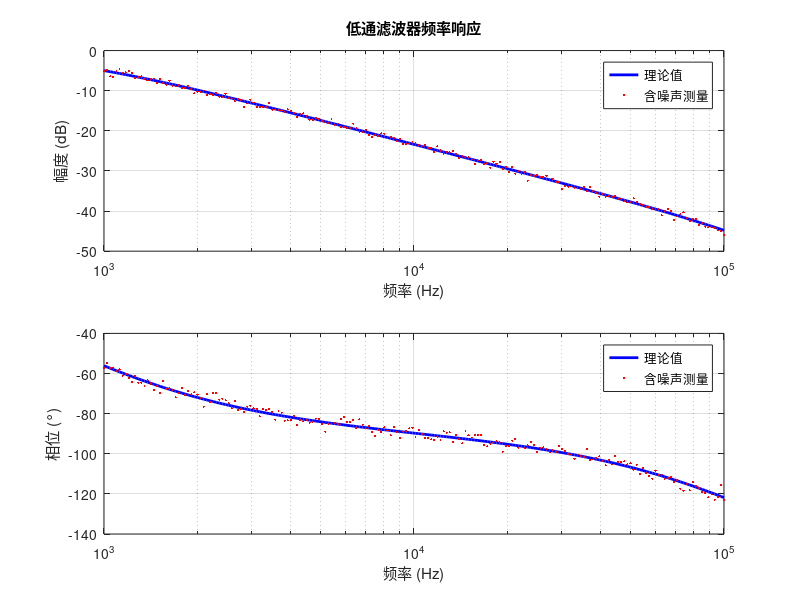
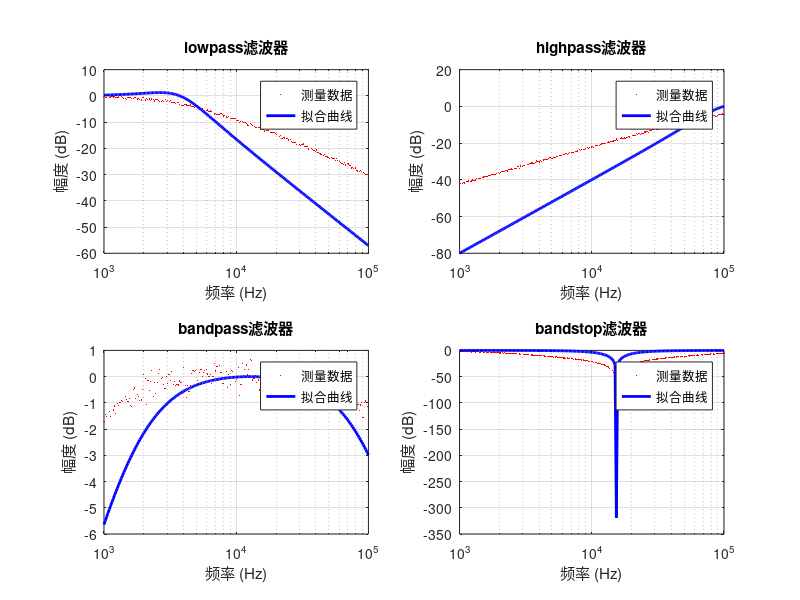

The MATLAB source for these figures, in order:
%% RLC参数拟合算法验证 - 用于未知电路建模
% 从频率响应数据中提取R、L、C参数

clear; clc; close all;

%% 1. RLC电路传递函数生成器
function H = rlc_transfer(R, L, C, f, type)
    s = 2*pi*f * 1j;
    w0 = 1/sqrt(L*C);  % 谐振频率
    Q = sqrt(L/C)/R;    % 品质因数

    switch type
        case 'lowpass'
            H = 1 ./ (1 + s*R*C + s.^2*L*C);
        case 'highpass'
            H = (s.^2*L*C) ./ (1 + s*R*C + s.^2*L*C);
        case 'bandpass'
            H = (s*R*C) ./ (1 + s*R*C + s.^2*L*C);
        case 'bandstop'
            H = (1 + s.^2*L*C) ./ (1 + s*R*C + s.^2*L*C);
        otherwise
            error('未知滤波类型');
    end
end

%% 2. 生成测试数据
fprintf('=== RLC参数拟合算法验证 ===\n\n');

% 测试用例1：低通滤波器
R1 = 5e3;    % 5kΩ
L1 = 5e-3;   % 5mH
C1 = 47e-9;  % 47nF
type1 = 'lowpass';

w0_1 = 1/sqrt(L1*C1);
f0_1 = w0_1/(2*pi);
Q1 = sqrt(L1/C1)/R1;

fprintf('测试用例1：低通滤波器\n');
fprintf('R=%.0fΩ, L=%.1fmH, C=%.0fnF\n', R1, L1*1000, C1*1e9);
fprintf('谐振频率: %.2f Hz\n', f0_1);
fprintf('品质因数: %.4f\n\n', Q1);

% 频率范围：1kHz到100kHz
f = logspace(log10(1e3), log10(100e3), 200);
H1 = rlc_transfer(R1, L1, C1, f, type1);
mag1_dB = 20*log10(abs(H1));
phase1 = angle(H1) * 180/pi;

% 添加噪声模拟实际测量
noise_level = 0.5;  % dB
mag1_noisy = mag1_dB + noise_level * randn(size(mag1_dB));
phase1_noisy = phase1 + 2 * randn(size(phase1));

%% 3. 绘制频率响应
figure('Name', 'RLC频率响应', 'Position', [100 100 1000 600]);

subplot(2,1,1);
semilogx(f, mag1_dB, 'b-', 'LineWidth', 2);
hold on;
semilogx(f, mag1_noisy, 'r.', 'MarkerSize', 5);
grid on;
xlabel('频率 (Hz)');
ylabel('幅度 (dB)');
title('低通滤波器频率响应');
legend('理论值', '含噪声测量', 'Location', 'best');

subplot(2,1,2);
semilogx(f, phase1, 'b-', 'LineWidth', 2);
hold on;
semilogx(f, phase1_noisy, 'r.', 'MarkerSize', 5);
grid on;
xlabel('频率 (Hz)');
ylabel('相位 (°)');
legend('理论值', '含噪声测量', 'Location', 'best');

%% 4. RLC参数拟合算法
function [R_est, L_est, C_est, error] = fit_rlc(f, mag_dB, type)
    % 从频率响应拟合RLC参数
    mag_linear = 10.^(mag_dB/20);

    % 估计谐振频率
    switch type
        case {'lowpass', 'highpass'}
            % 找-3dB点
            dc_gain = mag_linear(1);
            cutoff_gain = dc_gain / sqrt(2);

            % 插值找精确截止频率
            idx = find(mag_linear <= cutoff_gain, 1, 'first');
            if isempty(idx)
                f0_est = f(end);
            else
                % 线性插值
                if idx > 1
                    ratio = (cutoff_gain - mag_linear(idx)) / (mag_linear(idx-1) - mag_linear(idx));
                    f0_est = f(idx) + ratio * (f(idx-1) - f(idx));
                else
                    f0_est = f(1);
                end
            end

        case 'bandpass'
            % 找峰值频率
            [~, idx] = max(mag_linear);
            f0_est = f(idx);

        case 'bandstop'
            % 找谷值频率
            [~, idx] = min(mag_linear);
            f0_est = f(idx);
    end

    % 估计Q值（使用3dB带宽法）
    peak_gain = max(mag_linear);
    bw_gain = peak_gain / sqrt(2);

    % 找上下3dB点
    N = length(mag_linear);
    idx_low = find(mag_linear(1:round(N/2)) >= bw_gain, 1, 'first');
    idx_high = find(mag_linear(round(N/2):N) >= bw_gain, 1, 'last') + round(N/2) - 1;

    if ~isempty(idx_low) && ~isempty(idx_high)
        bw = f(idx_high) - f(idx_low);
        Q_est = f0_est / bw;
    else
        Q_est = 1;  % 默认值
    end

    % 从f0和Q计算L和C
    % f0 = 1/(2π√(LC)) => LC = 1/(2πf0)^2
    % Q = √(L/C)/R => L/C = (Q*R)^2

    % 枚举标准L值
    L_values = [1e-3, 2.2e-3, 3.3e-3, 4.7e-3, 6.8e-3, 10e-3];
    best_error = inf;
    R_est = 0; L_est = 0; C_est = 0;

    w0 = 2*pi*f0_est;

    % 如果Q估算太低，放宽R范围约束
    R_min = 1e3;
    R_max = 100e3;  % 放宽到100k

    for L = L_values
        % 从f0计算C
        C = 1 / (w0^2 * L);

        % 验证C在合理范围内
        if C >= 1e-9 && C <= 1e-6
            % 从Q计算R
            R = sqrt(L/C) / max(Q_est, 0.01);  % Q最小0.01

            % 计算拟合误差(即使R超出范围也只惩罚)
            H_est = rlc_transfer(R, L, C, f, type);
            mag_est = 20*log10(abs(H_est));
            error = sqrt(mean((mag_est - mag_dB).^2));

            if error < best_error
                best_error = error;
                R_est = R;
                L_est = L;
                C_est = C;
            end
        end
    end

    error = best_error;
end

%% 5. 执行拟合
fprintf('=== 参数拟合结果 ===\n');
[R_fit, L_fit, C_fit, fit_error] = fit_rlc(f, mag1_noisy, type1);

fprintf('设定值: R=%.0fΩ, L=%.1fmH, C=%.0fnF\n', R1, L1*1000, C1*1e9);
fprintf('拟合值: R=%.0fΩ, L=%.1fmH, C=%.0fnF\n', R_fit, L_fit*1000, C_fit*1e9);
fprintf('拟合误差: %.4f dB (RMSE)\n', fit_error);

R_error = abs(R_fit - R1) / R1 * 100;
L_error = abs(L_fit - L1) / L1 * 100;
C_error = abs(C_fit - C1) / C1 * 100;
fprintf('R误差: %.2f%%\n', R_error);
fprintf('L误差: %.2f%%\n', L_error);
fprintf('C误差: %.2f%%\n', C_error);

%% 6. 多种滤波类型测试
fprintf('\n=== 多滤波类型测试 ===\n');

% 测试用例
test_cases = {
    struct('R', 2e3, 'L', 2.2e-3, 'C', 22e-9, 'type', 'lowpass'),
    struct('R', 8e3, 'L', 10e-3, 'C', 100e-9, 'type', 'highpass'),
    struct('R', 4.7e3, 'L', 4.7e-3, 'C', 47e-9, 'type', 'bandpass'),
    struct('R', 3.3e3, 'L', 3.3e-3, 'C', 33e-9, 'type', 'bandstop')
};

figure('Name', '多滤波类型拟合验证', 'Position', [100 100 1200 800]);

for i = 1:length(test_cases)
    tc = test_cases{i};
    H_tc = rlc_transfer(tc.R, tc.L, tc.C, f, tc.type);
    mag_tc = 20*log10(abs(H_tc)) + 0.3*randn(size(f));

    [R_f, L_f, C_f, err] = fit_rlc(f, mag_tc, tc.type);

    fprintf('\n用例%d (%s):\n', i, tc.type);
    fprintf('  设定: R=%.0f, L=%.1fmH, C=%.0fnF\n', tc.R, tc.L*1000, tc.C*1e9);
    fprintf('  拟合: R=%.0f, L=%.1fmH, C=%.0fnF\n', R_f, L_f*1000, C_f*1e9);
    fprintf('  误差: R%.1f%%, L%.1f%%, C%.1f%%\n', ...
        abs(R_f-tc.R)/tc.R*100, abs(L_f-tc.L)/tc.L*100, abs(C_f-tc.C)/tc.C*100);

    % 绘图
    subplot(2,2,i);
    semilogx(f, mag_tc, 'r.', 'MarkerSize', 3);
    hold on;
    H_fit = rlc_transfer(R_f, L_f, C_f, f, tc.type);
    semilogx(f, 20*log10(abs(H_fit)), 'b-', 'LineWidth', 2);
    grid on;
    xlabel('频率 (Hz)');
    ylabel('幅度 (dB)');
    title(sprintf('%s滤波器', tc.type));
    legend('测量数据', '拟合曲线', 'Location', 'best');
end

%% 7. 滤波类型自动识别
function type = identify_filter_type(f, mag_dB)
    mag_linear = 10.^(mag_dB/20);

    gain_low = mean(mag_linear(1:10));      % 低频平均增益
    gain_high = mean(mag_linear(end-9:end)); % 高频平均增益
    [gain_max, max_idx] = max(mag_linear);
    [gain_min, min_idx] = min(mag_linear);

    % 幅度判断
    if gain_low > gain_high * 1.5 && gain_low > gain_max * 0.8
        type = 'lowpass';
    elseif gain_high > gain_low * 1.5 && gain_high > gain_max * 0.8
        type = 'highpass';
    elseif gain_max > gain_low * 1.5 && gain_max > gain_high * 1.5
        type = 'bandpass';
    elseif gain_min < gain_low * 0.5 && gain_min < gain_high * 0.5
        type = 'bandstop';
    else
        type = 'unknown';
    end
end

fprintf('\n=== 滤波类型自动识别测试 ===\n');
for i = 1:length(test_cases)
    tc = test_cases{i};
    H_tc = rlc_transfer(tc.R, tc.L, tc.C, f, tc.type);
    mag_tc = 20*log10(abs(H_tc));
    identified = identify_filter_type(f, mag_tc);
    if strcmp(identified, tc.type)
        result = '✓';
    else
        result = '✗';
    end
    fprintf('用例%d: 设定=%s, 识别=%s %s\n', i, tc.type, identified, result);
end

%% 8. 生成STM32拟合算法参数
fprintf('\n=== STM32拟合算法配置 ===\n');
fprintf('// 标准电感值查找表\n');
fprintf('const float L_VALUES[] = {1e-3, 2.2e-3, 3.3e-3, 4.7e-3, 6.8e-3, 10e-3};\n');
fprintf('#define NUM_L_VALUES 6\n\n');

fprintf('// RLC参数结构体\n');
fprintf('typedef struct {\n');
fprintf('    float R;  // 电阻值 (Ω)\n');
fprintf('    float L;  // 电感值 (H)\n');
fprintf('    float C;  // 电容值 (F)\n');
fprintf('    float f0; // 谐振频率 (Hz)\n');
fprintf('    float Q;  // 品质因数\n');
fprintf('} RLC_Params;\n\n');

fprintf('// 滤波类型枚举\n');
fprintf('typedef enum {\n');
fprintf('    FILTER_LOWPASS = 0,\n');
fprintf('    FILTER_HIGHPASS,\n');
fprintf('    FILTER_BANDPASS,\n');
fprintf('    FILTER_BANDSTOP,\n');
fprintf('    FILTER_UNKNOWN\n');
fprintf('} FilterType;\n');

fprintf('\nRLC参数拟合算法验证完成！\n');
